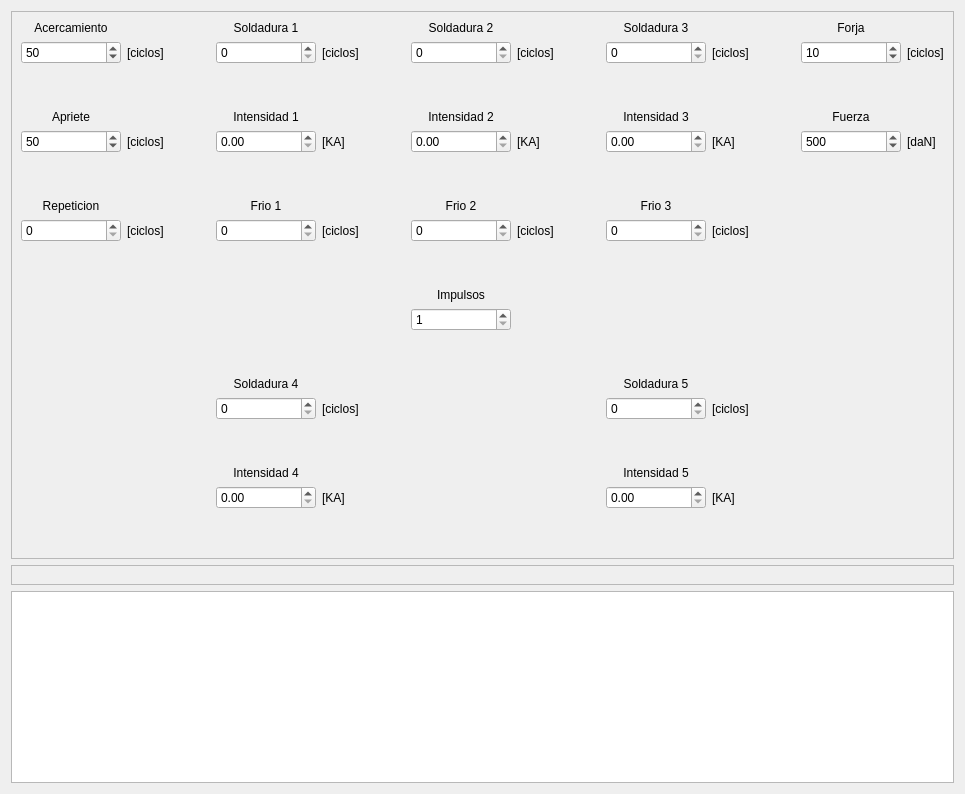
         <widget class="QWidget" name="Soldadura">
          <attribute name="title">
           <string>Soldadura</string>
          </attribute>
          <layout class="QVBoxLayout" name="verticalLayout">
           <item>
            <widget class="QFrame" name="frame_100">
             <property name="enabled">
              <bool>true</bool>
             </property>
             <property name="frameShape">
              <enum>QFrame::StyledPanel</enum>
             </property>
             <property name="frameShadow">
              <enum>QFrame::Raised</enum>
             </property>
             <layout class="QGridLayout" name="gridLayout_2">
              <item row="3" column="3">
               <widget class="QLabel" name="lbl_108">
                <property name="text">
                 <string>Intensidad 1</string>
                </property>
                <property name="alignment">
                 <set>Qt::AlignCenter</set>
                </property>
               </widget>
              </item>
              <item row="1" column="6">
               <widget class="QSpinBox" name="caja_106">
                <property name="minimumSize">
                 <size>
                  <width>100</width>
                  <height>0</height>
                 </size>
                </property>
                <property name="maximumSize">
                 <size>
                  <width>100</width>
                  <height>16777215</height>
                 </size>
                </property>
               </widget>
              </item>
              <item row="17" column="0" colspan="14">
               <spacer name="verticalSpacer_2">
                <property name="orientation">
                 <enum>Qt::Vertical</enum>
                </property>
                <property name="sizeType">
                 <enum>QSizePolicy::Preferred</enum>
                </property>
                <property name="sizeHint" stdset="0">
                 <size>
                  <width>20</width>
                  <height>40</height>
                 </size>
                </property>
               </spacer>
              </item>
              <item row="12" column="3">
               <widget class="QLabel" name="lbl_125">
                <property name="text">
                 <string>Soldadura 4</string>
                </property>
                <property name="alignment">
                 <set>Qt::AlignCenter</set>
                </property>
               </widget>
              </item>
              <item row="12" column="9">
               <widget class="QLabel" name="lbl_129">
                <property name="text">
                 <string>Soldadura 5</string>
                </property>
                <property name="alignment">
                 <set>Qt::AlignCenter</set>
                </property>
               </widget>
              </item>
              <item row="11" column="0" colspan="14">
               <spacer name="verticalSpacer_6">
                <property name="orientation">
                 <enum>Qt::Vertical</enum>
                </property>
                <property name="sizeHint" stdset="0">
                 <size>
                  <width>20</width>
                  <height>40</height>
                 </size>
                </property>
               </spacer>
              </item>
              <item row="3" column="0">
               <widget class="QLabel" name="lbl_102">
                <property name="text">
                 <string>Apriete</string>
                </property>
                <property name="alignment">
                 <set>Qt::AlignCenter</set>
                </property>
               </widget>
              </item>
              <item row="4" column="4">
               <widget class="QLabel" name="lbl_109">
                <property name="text">
                 <string>[KA]</string>
                </property>
               </widget>
              </item>
              <item row="4" column="3">
               <widget class="QDoubleSpinBox" name="caja_104">
                <property name="minimumSize">
                 <size>
                  <width>100</width>
                  <height>0</height>
                 </size>
                </property>
                <property name="maximumSize">
                 <size>
                  <width>100</width>
                  <height>16777215</height>
                 </size>
                </property>
               </widget>
              </item>
              <item row="1" column="4">
               <widget class="QLabel" name="lbl_107">
                <property name="text">
                 <string>[ciclos]</string>
                </property>
               </widget>
              </item>
              <item row="1" column="13">
               <widget class="QLabel" name="lbl_134">
                <property name="text">
                 <string>[ciclos]</string>
                </property>
               </widget>
              </item>
              <item row="4" column="9">
               <widget class="QDoubleSpinBox" name="caja_111">
                <property name="minimumSize">
                 <size>
                  <width>100</width>
                  <height>0</height>
                 </size>
                </property>
                <property name="maximumSize">
                 <size>
                  <width>100</width>
                  <height>16777215</height>
                 </size>
                </property>
               </widget>
              </item>
              <item row="1" column="12">
               <widget class="QSpinBox" name="caja_117">
                <property name="minimumSize">
                 <size>
                  <width>100</width>
                  <height>0</height>
                 </size>
                </property>
                <property name="maximumSize">
                 <size>
                  <width>100</width>
                  <height>16777215</height>
                 </size>
                </property>
                <property name="value">
                 <number>10</number>
                </property>
               </widget>
              </item>
              <item row="3" column="9">
               <widget class="QLabel" name="lbl_121">
                <property name="text">
                 <string>Intensidad 3</string>
                </property>
                <property name="alignment">
                 <set>Qt::AlignCenter</set>
                </property>
               </widget>
              </item>
              <item row="4" column="6">
               <widget class="QDoubleSpinBox" name="caja_107">
                <property name="minimumSize">
                 <size>
                  <width>100</width>
                  <height>0</height>
                 </size>
                </property>
                <property name="maximumSize">
                 <size>
                  <width>100</width>
                  <height>16777215</height>
                 </size>
                </property>
               </widget>
              </item>
              <item row="3" column="12">
               <widget class="QLabel" name="lbl_135">
                <property name="text">
                 <string>Fuerza</string>
                </property>
                <property name="alignment">
                 <set>Qt::AlignCenter</set>
                </property>
               </widget>
              </item>
              <item row="4" column="1">
               <widget class="QLabel" name="lbl_103">
                <property name="text">
                 <string>[ciclos]</string>
                </property>
               </widget>
              </item>
              <item row="4" column="0">
               <widget class="QSpinBox" name="caja_101">
                <property name="minimumSize">
                 <size>
                  <width>100</width>
                  <height>0</height>
                 </size>
                </property>
                <property name="maximumSize">
                 <size>
                  <width>100</width>
                  <height>16777215</height>
                 </size>
                </property>
                <property name="value">
                 <number>50</number>
                </property>
               </widget>
              </item>
              <item row="1" column="7">
               <widget class="QLabel" name="lbl_113">
                <property name="text">
                 <string>[ciclos]</string>
                </property>
               </widget>
              </item>
              <item row="1" column="1">
               <widget class="QLabel" name="lbl_101">
                <property name="text">
                 <string>[ciclos]</string>
                </property>
               </widget>
              </item>
              <item row="1" column="3">
               <widget class="QSpinBox" name="caja_103">
                <property name="minimumSize">
                 <size>
                  <width>100</width>
                  <height>0</height>
                 </size>
                </property>
                <property name="maximumSize">
                 <size>
                  <width>100</width>
                  <height>16777215</height>
                 </size>
                </property>
               </widget>
              </item>
              <item row="1" column="9">
               <widget class="QSpinBox" name="caja_110">
                <property name="minimumSize">
                 <size>
                  <width>100</width>
                  <height>0</height>
                 </size>
                </property>
                <property name="maximumSize">
                 <size>
                  <width>100</width>
                  <height>16777215</height>
                 </size>
                </property>
               </widget>
              </item>
              <item row="1" column="10">
               <widget class="QLabel" name="lbl_120">
                <property name="text">
                 <string>[ciclos]</string>
                </property>
               </widget>
              </item>
              <item row="3" column="6">
               <widget class="QLabel" name="lbl_114">
                <property name="text">
                 <string>Intensidad 2</string>
                </property>
                <property name="alignment">
                 <set>Qt::AlignCenter</set>
                </property>
               </widget>
              </item>
              <item row="13" column="10">
               <widget class="QLabel" name="lbl_130">
                <property name="text">
                 <string>[ciclos]</string>
                </property>
               </widget>
              </item>
              <item row="0" column="9">
               <widget class="QLabel" name="lbl_119">
                <property name="text">
                 <string>Soldadura 3</string>
                </property>
                <property name="alignment">
                 <set>Qt::AlignCenter</set>
                </property>
               </widget>
              </item>
              <item row="16" column="10">
               <widget class="QLabel" name="lbl_132">
                <property name="text">
                 <string>[KA]</string>
                </property>
               </widget>
              </item>
              <item row="7" column="0">
               <widget class="QSpinBox" name="caja_102">
                <property name="minimumSize">
                 <size>
                  <width>100</width>
                  <height>0</height>
                 </size>
                </property>
                <property name="maximumSize">
                 <size>
                  <width>100</width>
                  <height>16777215</height>
                 </size>
                </property>
               </widget>
              </item>
              <item row="16" column="4">
               <widget class="QLabel" name="lbl_128">
                <property name="text">
                 <string>[KA]</string>
                </property>
               </widget>
              </item>
              <item row="6" column="6">
               <widget class="QLabel" name="lbl_116">
                <property name="text">
                 <string>Frio 2</string>
                </property>
                <property name="alignment">
                 <set>Qt::AlignCenter</set>
                </property>
               </widget>
              </item>
              <item row="0" column="0">
               <widget class="QLabel" name="lbl_100">
                <property name="text">
                 <string>Acercamiento</string>
                </property>
                <property name="alignment">
                 <set>Qt::AlignCenter</set>
                </property>
               </widget>
              </item>
              <item row="4" column="10">
               <widget class="QLabel" name="lbl_122">
                <property name="text">
                 <string>[KA]</string>
                </property>
               </widget>
              </item>
              <item row="7" column="3">
               <widget class="QSpinBox" name="caja_105">
                <property name="minimumSize">
                 <size>
                  <width>100</width>
                  <height>0</height>
                 </size>
                </property>
                <property name="maximumSize">
                 <size>
                  <width>100</width>
                  <height>16777215</height>
                 </size>
                </property>
               </widget>
              </item>
              <item row="7" column="9">
               <widget class="QSpinBox" name="caja_112">
                <property name="minimumSize">
                 <size>
                  <width>100</width>
                  <height>0</height>
                 </size>
                </property>
                <property name="maximumSize">
                 <size>
                  <width>100</width>
                  <height>16777215</height>
                 </size>
                </property>
               </widget>
              </item>
              <item row="7" column="6">
               <widget class="QSpinBox" name="caja_108">
                <property name="minimumSize">
                 <size>
                  <width>100</width>
                  <height>0</height>
                 </size>
                </property>
                <property name="maximumSize">
                 <size>
                  <width>100</width>
                  <height>16777215</height>
                 </size>
                </property>
               </widget>
              </item>
              <item row="7" column="1">
               <widget class="QLabel" name="lbl_105">
                <property name="text">
                 <string>[ciclos]</string>
                </property>
               </widget>
              </item>
              <item row="9" column="6">
               <widget class="QLabel" name="lbl_118">
                <property name="text">
                 <string>Impulsos</string>
                </property>
                <property name="alignment">
                 <set>Qt::AlignCenter</set>
                </property>
               </widget>
              </item>
              <item row="4" column="13">
               <widget class="QLabel" name="lbl_136">
                <property name="text">
                 <string>[daN]</string>
                </property>
               </widget>
              </item>
              <item row="7" column="10">
               <widget class="QLabel" name="lbl_124">
                <property name="text">
                 <string>[ciclos]</string>
                </property>
               </widget>
              </item>
              <item row="0" column="3">
               <widget class="QLabel" name="lbl_106">
                <property name="text">
                 <string>Soldadura 1</string>
                </property>
                <property name="alignment">
                 <set>Qt::AlignCenter</set>
                </property>
               </widget>
              </item>
              <item row="0" column="12">
               <widget class="QLabel" name="lbl_133">
                <property name="text">
                 <string>Forja</string>
                </property>
                <property name="alignment">
                 <set>Qt::AlignCenter</set>
                </property>
               </widget>
              </item>
              <item row="4" column="7">
               <widget class="QLabel" name="lbl_115">
                <property name="text">
                 <string>[KA]</string>
                </property>
               </widget>
              </item>
              <item row="6" column="3">
               <widget class="QLabel" name="lbl_110">
                <property name="text">
                 <string>Frio 1</string>
                </property>
                <property name="alignment">
                 <set>Qt::AlignCenter</set>
                </property>
               </widget>
              </item>
              <item row="1" column="0">
               <widget class="QSpinBox" name="caja_100">
                <property name="minimumSize">
                 <size>
                  <width>100</width>
                  <height>0</height>
                 </size>
                </property>
                <property name="maximumSize">
                 <size>
                  <width>100</width>
                  <height>16777215</height>
                 </size>
                </property>
                <property name="value">
                 <number>50</number>
                </property>
               </widget>
              </item>
              <item row="10" column="6">
               <widget class="QSpinBox" name="caja_109">
                <property name="minimumSize">
                 <size>
                  <width>100</width>
                  <height>0</height>
                 </size>
                </property>
                <property name="maximumSize">
                 <size>
                  <width>100</width>
                  <height>16777215</height>
                 </size>
                </property>
                <property name="minimum">
                 <number>1</number>
                </property>
               </widget>
              </item>
              <item row="6" column="0">
               <widget class="QLabel" name="lbl_104">
                <property name="text">
                 <string>Repeticion</string>
                </property>
                <property name="alignment">
                 <set>Qt::AlignCenter</set>
                </property>
               </widget>
              </item>
              <item row="13" column="3">
               <widget class="QSpinBox" name="caja_113">
                <property name="minimumSize">
                 <size>
                  <width>100</width>
                  <height>0</height>
                 </size>
                </property>
                <property name="maximumSize">
                 <size>
                  <width>100</width>
                  <height>16777215</height>
                 </size>
                </property>
               </widget>
              </item>
              <item row="13" column="4">
               <widget class="QLabel" name="lbl_126">
                <property name="text">
                 <string>[ciclos]</string>
                </property>
               </widget>
              </item>
              <item row="15" column="3">
               <widget class="QLabel" name="lbl_127">
                <property name="text">
                 <string>Intensidad 4</string>
                </property>
                <property name="alignment">
                 <set>Qt::AlignCenter</set>
                </property>
               </widget>
              </item>
              <item row="4" column="12">
               <widget class="QSpinBox" name="caja_118">
                <property name="minimumSize">
                 <size>
                  <width>100</width>
                  <height>0</height>
                 </size>
                </property>
                <property name="maximumSize">
                 <size>
                  <width>100</width>
                  <height>16777215</height>
                 </size>
                </property>
                <property name="maximum">
                 <number>9999</number>
                </property>
                <property name="value">
                 <number>500</number>
                </property>
               </widget>
              </item>
              <item row="15" column="9">
               <widget class="QLabel" name="lbl_131">
                <property name="text">
                 <string>Intensidad 5</string>
                </property>
                <property name="alignment">
                 <set>Qt::AlignCenter</set>
                </property>
               </widget>
              </item>
              <item row="0" column="6">
               <widget class="QLabel" name="lbl_112">
                <property name="text">
                 <string>Soldadura 2</string>
                </property>
                <property name="alignment">
                 <set>Qt::AlignCenter</set>
                </property>
               </widget>
              </item>
              <item row="7" column="7">
               <widget class="QLabel" name="lbl_117">
                <property name="text">
                 <string>[ciclos]</string>
                </property>
               </widget>
              </item>
              <item row="7" column="4">
               <widget class="QLabel" name="lbl_111">
                <property name="text">
                 <string>[ciclos]</string>
                </property>
               </widget>
              </item>
              <item row="6" column="9">
               <widget class="QLabel" name="lbl_123">
                <property name="text">
                 <string>Frio 3</string>
                </property>
                <property name="alignment">
                 <set>Qt::AlignCenter</set>
                </property>
               </widget>
              </item>
              <item row="13" column="9">
               <widget class="QSpinBox" name="caja_115">
                <property name="minimumSize">
                 <size>
                  <width>100</width>
                  <height>0</height>
                 </size>
                </property>
                <property name="maximumSize">
                 <size>
                  <width>100</width>
                  <height>16777215</height>
                 </size>
                </property>
               </widget>
              </item>
              <item row="16" column="9">
               <widget class="QDoubleSpinBox" name="caja_116">
                <property name="minimumSize">
                 <size>
                  <width>100</width>
                  <height>0</height>
                 </size>
                </property>
                <property name="maximumSize">
                 <size>
                  <width>100</width>
                  <height>16777215</height>
                 </size>
                </property>
               </widget>
              </item>
              <item row="5" column="0" colspan="14">
               <spacer name="verticalSpacer_4">
                <property name="orientation">
                 <enum>Qt::Vertical</enum>
                </property>
                <property name="sizeHint" stdset="0">
                 <size>
                  <width>20</width>
                  <height>40</height>
                 </size>
                </property>
               </spacer>
              </item>
              <item row="2" column="0" colspan="14">
               <spacer name="verticalSpacer_3">
                <property name="orientation">
                 <enum>Qt::Vertical</enum>
                </property>
                <property name="sizeHint" stdset="0">
                 <size>
                  <width>20</width>
                  <height>40</height>
                 </size>
                </property>
               </spacer>
              </item>
              <item row="8" column="0" colspan="14">
               <spacer name="verticalSpacer_5">
                <property name="orientation">
                 <enum>Qt::Vertical</enum>
                </property>
                <property name="sizeHint" stdset="0">
                 <size>
                  <width>20</width>
                  <height>40</height>
                 </size>
                </property>
               </spacer>
              </item>
              <item row="16" column="3">
               <widget class="QDoubleSpinBox" name="caja_114">
                <property name="minimumSize">
                 <size>
                  <width>100</width>
                  <height>0</height>
                 </size>
                </property>
                <property name="maximumSize">
                 <size>
                  <width>100</width>
                  <height>16777215</height>
                 </size>
                </property>
               </widget>
              </item>
              <item row="14" column="0" colspan="14">
               <spacer name="verticalSpacer_7">
                <property name="orientation">
                 <enum>Qt::Vertical</enum>
                </property>
                <property name="sizeHint" stdset="0">
                 <size>
                  <width>20</width>
                  <height>40</height>
                 </size>
                </property>
               </spacer>
              </item>
              <item row="1" column="2">
               <spacer name="horizontalSpacer_6">
                <property name="orientation">
                 <enum>Qt::Horizontal</enum>
                </property>
                <property name="sizeHint" stdset="0">
                 <size>
                  <width>40</width>
                  <height>20</height>
                 </size>
                </property>
               </spacer>
              </item>
              <item row="1" column="5">
               <spacer name="horizontalSpacer_7">
                <property name="orientation">
                 <enum>Qt::Horizontal</enum>
                </property>
                <property name="sizeHint" stdset="0">
                 <size>
                  <width>40</width>
                  <height>20</height>
                 </size>
                </property>
               </spacer>
              </item>
              <item row="1" column="8">
               <spacer name="horizontalSpacer_8">
                <property name="orientation">
                 <enum>Qt::Horizontal</enum>
                </property>
                <property name="sizeHint" stdset="0">
                 <size>
                  <width>40</width>
                  <height>20</height>
                 </size>
                </property>
               </spacer>
              </item>
              <item row="1" column="11">
               <spacer name="horizontalSpacer_9">
                <property name="orientation">
                 <enum>Qt::Horizontal</enum>
                </property>
                <property name="sizeHint" stdset="0">
                 <size>
                  <width>40</width>
                  <height>20</height>
                 </size>
                </property>
               </spacer>
              </item>
             </layout>
            </widget>
           </item>
           <item>
            <widget class="QFrame" name="frame_2">
             <property name="maximumSize">
              <size>
               <width>16777215</width>
               <height>100</height>
              </size>
             </property>
             <property name="frameShape">
              <enum>QFrame::StyledPanel</enum>
             </property>
             <property name="frameShadow">
              <enum>QFrame::Raised</enum>
             </property>
             <layout class="QVBoxLayout" name="verticalLayout_2"/>
            </widget>
           </item>
           <item>
            <widget class="QGraphicsView" name="canvas_100"/>
           </item>
          </layout>
         </widget>
